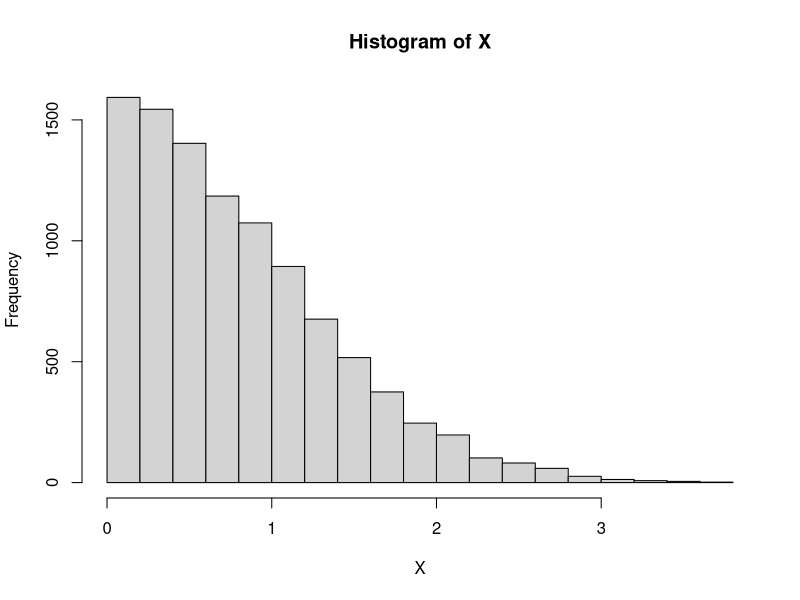
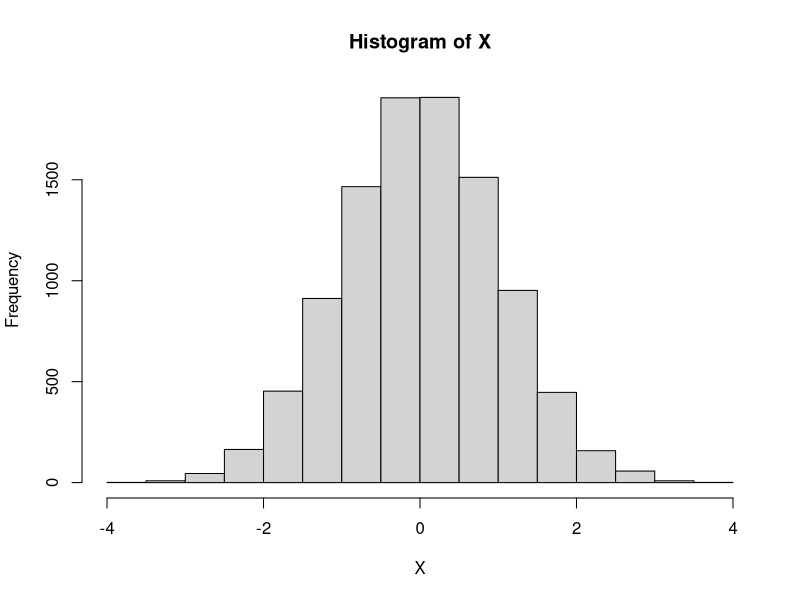
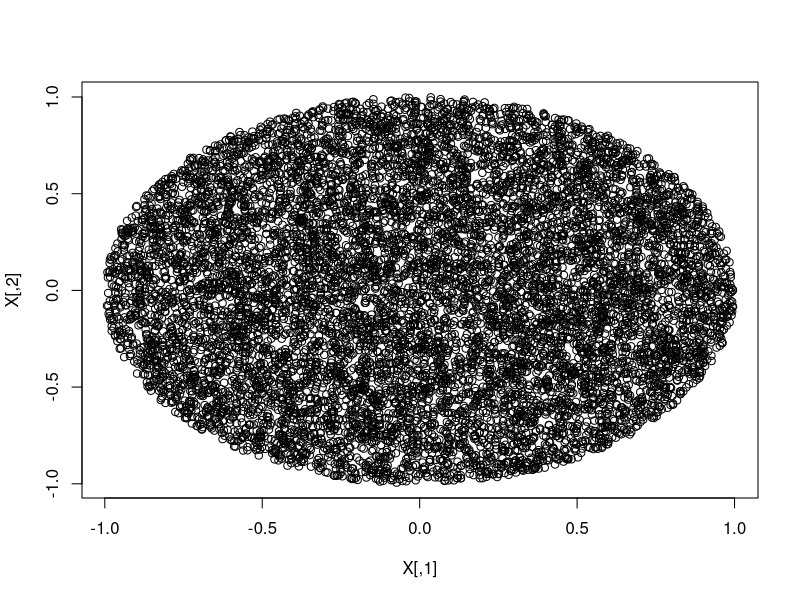
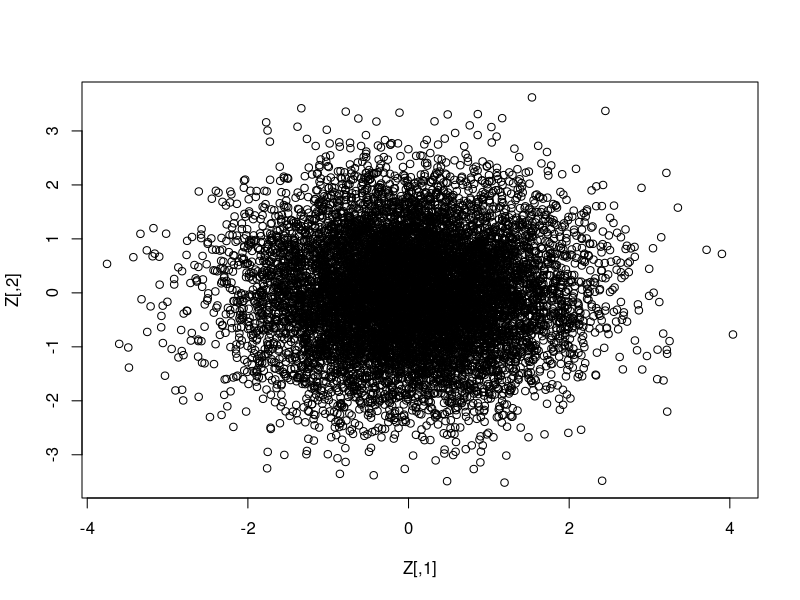
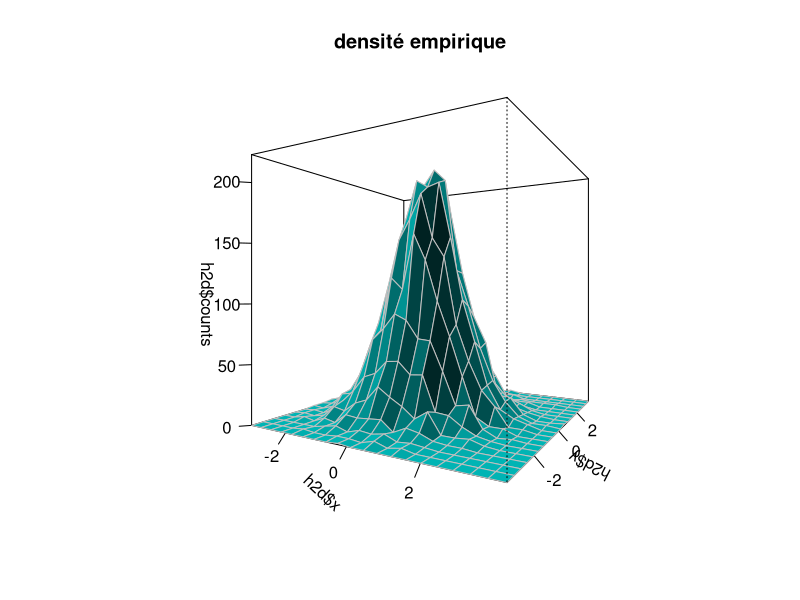
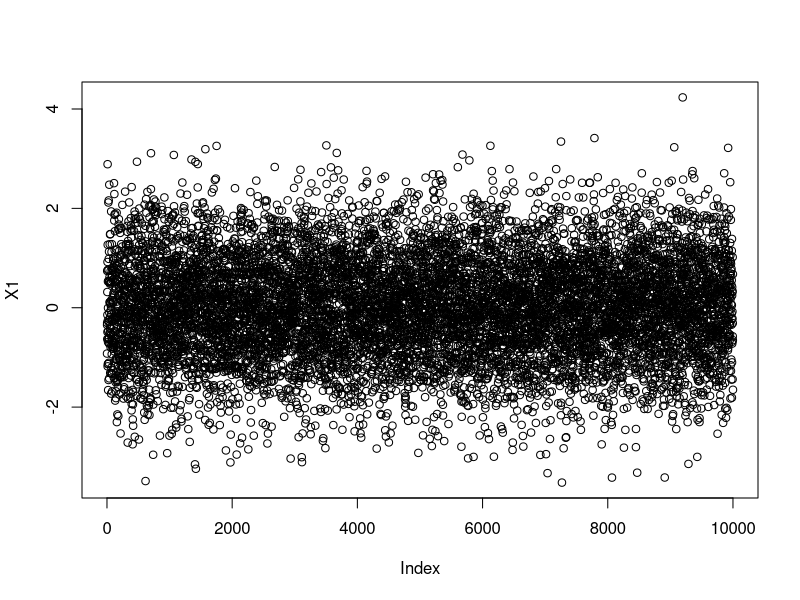
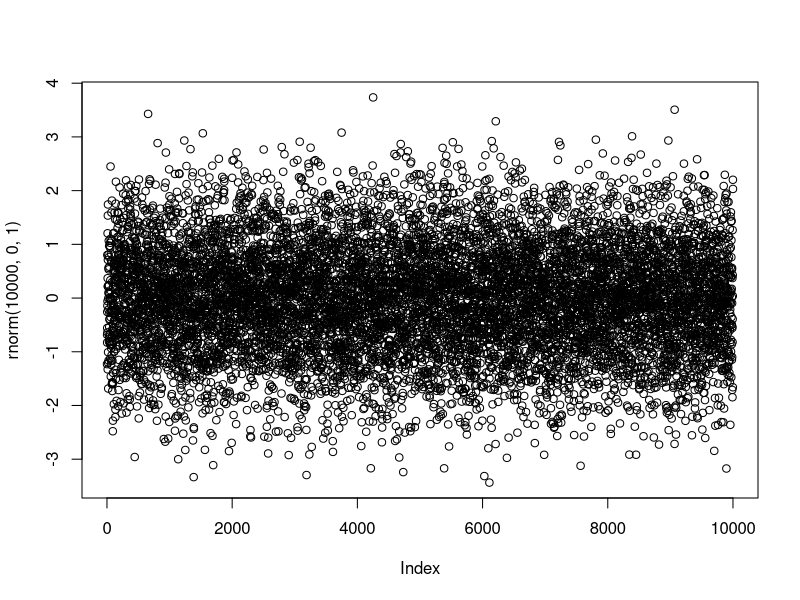
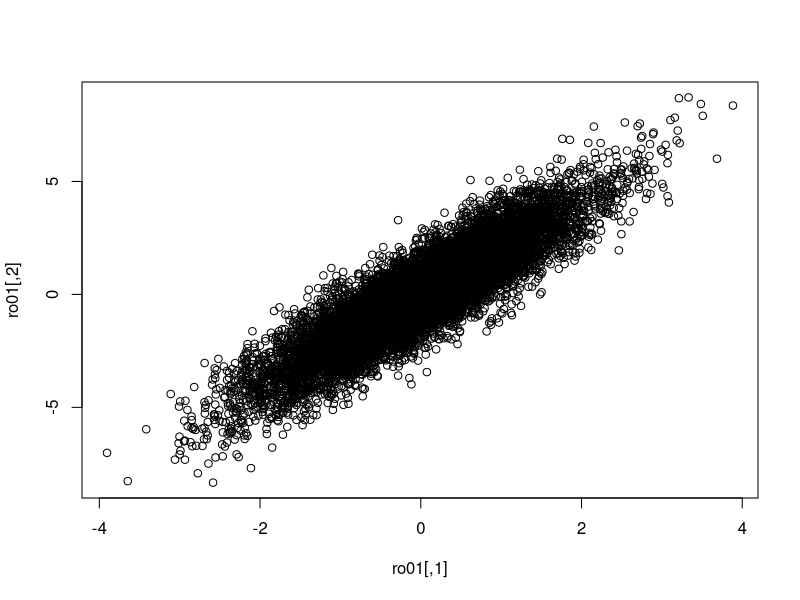

Reproduce these figures in R, in order.
## ---- chunk 1
rexpoentielle <- function(N,lambda)
{
  X <- rep(0,N)
  for(i in 1:N)
  {
  u <- runif(1)
  X[i] <- -log(u)/lambda
  }
  return(X)
}

r_abs_normal <- function(N)
{
  pi <- 3.1415926
  X <- rep(0,N)
  i <- 1
  for(i in 1:N)
  {
    u <- runif(1)
    Y <- rexpoentielle(1,1)
    c <- sqrt(2*exp(1)/pi)
    fY <- 2/sqrt(2*pi)*exp((-1/2)*Y^2)
    gY <- exp(-Y)
    hY <- fY/(c*gY)
    while(u>hY)
    {
      u <- runif(1)
      Y <- rexpoentielle(1,1)
      c <- sqrt(2*exp(1)/pi)
      fY <- 2/sqrt(2*pi)*exp((-1/2)*Y^2)
      gY <- exp(-Y)
      hY <- fY/(c*gY)
    }
    X[i]=Y
  }
  return(X)
}

r_abs_normal(10)
## ---- chunk 2
X <- r_abs_normal(10000)
hist(X)
## ---- chunk 3
r_normal <- function(N)
{
  X <- rep(0,N)
  for(i in 1:N)
  {
    u <- runif(1)
    if(u<1/2)
    {
      X[i] <-  r_abs_normal(1)
    }
    else{
      X[i] <- -r_abs_normal(1)
    }
  }
  return (X)
}

X <- r_normal(10000)
hist(X)
## ---- chunk 4
r_unif_2dim <- function(N)
{
  U <- array(dim = c(N,2))
  for(i in 1:N)
  {
  u1 <- 2*runif(1)-1
  u2 <- 2*runif(1)-1
  while(u1^2 + u2^2 >1)
  {
  u1 <- 2*runif(1)-1
  u2 <- 2*runif(1)-1
  }
     U[i,1] <- u1
     U[i,2] <- u2
  }
  return(U)
}
## ---- chunk 5
X <- r_unif_2dim(10000)
plot(X)
## ---- chunk 6
Sigma <- matrix(c(1,0,0,1),2,2)
r_gaus_2dim <- function(N,sigma = Sigma)
{
  R <- rexpoentielle(N,1/2)
  pi <- 3.1415926
  Theta <- runif(N,min=0,max = 2*pi)  
  X1 <- sqrt(R)*cos(Theta)
  X2 <- sqrt(R)*sin(Theta)
  
  Z <- array(data=c(X1,X2),dim=c(N,2))
  return (Z)
}
Z <- r_gaus_2dim(10000)
plot(Z)
## ---- chunk 7
library(MASS)
library(gplots)
Sigma <- matrix(c(1,0,0,1),2,2)
X <- mvrnorm(10000,rep(0,2),Sigma)

h2d <- hist2d(X,nbins=20,show=FALSE)
persp( h2d$x, h2d$y, h2d$counts,
          ticktype="detailed", theta=30, phi=0,
          expand=1, shade=0.5, col="cyan",border="grey",main="densité empirique")
## ---- chunk 8
 N<-10000
 R <- rexpoentielle(N,1/2)
 pi <- 3.1415926
 Theta <- runif(N,min=0,max = 2*pi)  
 X1 <- sqrt(R)*cos(Theta)
 
 plot(X1)
 
 plot(rnorm(10000,0,1))
## ---- chunk 9
Mu <- c(0,0)
Sigma <- matrix(c(1,0,0,1),2,2)
r_gaus_2dim <- function(N,mu = Mu,sigma = Sigma)
{
  R <- rexpoentielle(N,1/2)
  pi <- 3.1415926
  Theta <- runif(N,min=0,max = 2*pi)  
  X1 <- sqrt(R)*cos(Theta)
  X2 <- sqrt(R)*sin(Theta)
  Z1 <- mu[1]+sigma[1,1]*X1+sigma[1,2]*X2
  Z2 <- mu[2]+sigma[2,1]*X1+sigma[2,2]*X2
  Z <- array(data=c(Z1,Z2),dim=c(N,2))
  return (Z)
}

Sigma <- matrix(c(1,2,0,1),2,2)
ro <- (Sigma[1,1]*Sigma[2,1]+Sigma[1,2]*Sigma[2,2])/(sqrt(Sigma[1,1]^2+Sigma[1,2]^2)*sqrt(Sigma[2,1]^2+Sigma[2,2]^2))

ro01 <- r_gaus_2dim(10000,sigma=Sigma)

plot(ro01)

h2d <- hist2d(ro01,nbins=50,show=FALSE)
persp( h2d$x, h2d$y, h2d$counts,
          ticktype="detailed", theta=30, phi=30,
          expand=1, shade=0.5, col="cyan",border="grey",main="ro = 0.1")
## ---- chunk 10
